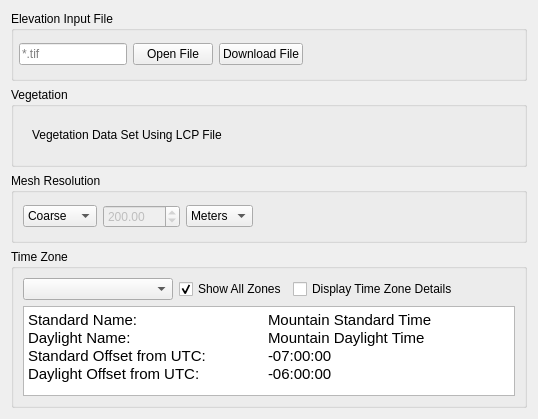
            <widget class="QWidget" name="surfaceInputScrollAreaWidget">
             <property name="geometry">
              <rect>
               <x>0</x>
               <y>0</y>
               <width>538</width>
               <height>419</height>
              </rect>
             </property>
             <property name="sizePolicy">
              <sizepolicy hsizetype="Expanding" vsizetype="Expanding">
               <horstretch>0</horstretch>
               <verstretch>0</verstretch>
              </sizepolicy>
             </property>
             <layout class="QVBoxLayout" name="verticalLayout_29" stretch="0,0,0,0,1">
              <item>
               <widget class="QGroupBox" name="elevationInputFileGroupBox">
                <property name="sizePolicy">
                 <sizepolicy hsizetype="Expanding" vsizetype="Fixed">
                  <horstretch>0</horstretch>
                  <verstretch>0</verstretch>
                 </sizepolicy>
                </property>
                <property name="minimumSize">
                 <size>
                  <width>0</width>
                  <height>70</height>
                 </size>
                </property>
                <property name="title">
                 <string>Elevation Input File</string>
                </property>
                <layout class="QHBoxLayout" name="horizontalLayout_4">
                 <property name="leftMargin">
                  <number>5</number>
                 </property>
                 <property name="topMargin">
                  <number>5</number>
                 </property>
                 <property name="rightMargin">
                  <number>5</number>
                 </property>
                 <property name="bottomMargin">
                  <number>5</number>
                 </property>
                 <item>
                  <widget class="QLineEdit" name="elevationInputFileLineEdit">
                   <property name="sizePolicy">
                    <sizepolicy hsizetype="Fixed" vsizetype="Fixed">
                     <horstretch>0</horstretch>
                     <verstretch>0</verstretch>
                    </sizepolicy>
                   </property>
                   <property name="readOnly">
                    <bool>true</bool>
                   </property>
                   <property name="placeholderText">
                    <string>*.tif</string>
                   </property>
                  </widget>
                 </item>
                 <item>
                  <widget class="QPushButton" name="elevationInputFileOpenButton">
                   <property name="cursor">
                    <cursorShape>PointingHandCursor</cursorShape>
                   </property>
                   <property name="text">
                    <string>Open File</string>
                   </property>
                   <property name="icon">
                    <iconset resource="../../wn-resources.qrc">
                     <normaloff>:/folder_page.png</normaloff>:/folder_page.png</iconset>
                   </property>
                  </widget>
                 </item>
                 <item>
                  <widget class="QPushButton" name="elevationInputFileDownloadButton">
                   <property name="cursor">
                    <cursorShape>PointingHandCursor</cursorShape>
                   </property>
                   <property name="text">
                    <string>Download File</string>
                   </property>
                   <property name="icon">
                    <iconset resource="../../wn-resources.qrc">
                     <normaloff>:/server_go.png</normaloff>:/server_go.png</iconset>
                   </property>
                  </widget>
                 </item>
                 <item>
                  <spacer name="elevationInputFileGroupBoxSpacer">
                   <property name="orientation">
                    <enum>Qt::Orientation::Horizontal</enum>
                   </property>
                   <property name="sizeHint" stdset="0">
                    <size>
                     <width>40</width>
                     <height>20</height>
                    </size>
                   </property>
                  </spacer>
                 </item>
                </layout>
               </widget>
              </item>
              <item>
               <widget class="QGroupBox" name="vegetationGroupBox">
                <property name="sizePolicy">
                 <sizepolicy hsizetype="Expanding" vsizetype="Fixed">
                  <horstretch>0</horstretch>
                  <verstretch>0</verstretch>
                 </sizepolicy>
                </property>
                <property name="minimumSize">
                 <size>
                  <width>0</width>
                  <height>70</height>
                 </size>
                </property>
                <property name="title">
                 <string>Vegetation</string>
                </property>
                <layout class="QHBoxLayout" name="horizontalLayout">
                 <item>
                  <widget class="QStackedWidget" name="vegetationStackedWidget">
                   <property name="sizePolicy">
                    <sizepolicy hsizetype="Expanding" vsizetype="Expanding">
                     <horstretch>0</horstretch>
                     <verstretch>0</verstretch>
                    </sizepolicy>
                   </property>
                   <property name="currentIndex">
                    <number>1</number>
                   </property>
                   <widget class="QWidget" name="vegetationSelectionPage">
                    <layout class="QHBoxLayout" name="horizontalLayout_14">
                     <item>
                      <widget class="QComboBox" name="vegetationComboBox">
                       <property name="sizePolicy">
                        <sizepolicy hsizetype="Fixed" vsizetype="Fixed">
                         <horstretch>0</horstretch>
                         <verstretch>0</verstretch>
                        </sizepolicy>
                       </property>
                       <property name="cursor">
                        <cursorShape>PointingHandCursor</cursorShape>
                       </property>
                       <item>
                        <property name="text">
                         <string>Grass</string>
                        </property>
                       </item>
                       <item>
                        <property name="text">
                         <string>Brush</string>
                        </property>
                       </item>
                       <item>
                        <property name="text">
                         <string>Trees</string>
                        </property>
                       </item>
                      </widget>
                     </item>
                     <item>
                      <spacer name="vegetationGroupBoxSpacer">
                       <property name="orientation">
                        <enum>Qt::Orientation::Horizontal</enum>
                       </property>
                       <property name="sizeHint" stdset="0">
                        <size>
                         <width>40</width>
                         <height>20</height>
                        </size>
                       </property>
                      </spacer>
                     </item>
                    </layout>
                   </widget>
                   <widget class="QWidget" name="vegetationLCPPage">
                    <layout class="QHBoxLayout" name="horizontalLayout_22">
                     <item>
                      <widget class="QLabel" name="vegetationLCPLabel">
                       <property name="sizePolicy">
                        <sizepolicy hsizetype="Expanding" vsizetype="Expanding">
                         <horstretch>0</horstretch>
                         <verstretch>0</verstretch>
                        </sizepolicy>
                       </property>
                       <property name="text">
                        <string>&lt;html&gt;&lt;head/&gt;&lt;body&gt;&lt;p&gt;Vegetation Data Set Using LCP File&lt;/p&gt;&lt;/body&gt;&lt;/html&gt;</string>
                       </property>
                      </widget>
                     </item>
                     <item>
                      <spacer name="horizontalSpacer_2">
                       <property name="orientation">
                        <enum>Qt::Orientation::Horizontal</enum>
                       </property>
                       <property name="sizeHint" stdset="0">
                        <size>
                         <width>40</width>
                         <height>20</height>
                        </size>
                       </property>
                      </spacer>
                     </item>
                    </layout>
                   </widget>
                  </widget>
                 </item>
                </layout>
               </widget>
              </item>
              <item>
               <widget class="QGroupBox" name="meshResolutionGroupBox">
                <property name="sizePolicy">
                 <sizepolicy hsizetype="Expanding" vsizetype="Fixed">
                  <horstretch>0</horstretch>
                  <verstretch>0</verstretch>
                 </sizepolicy>
                </property>
                <property name="minimumSize">
                 <size>
                  <width>0</width>
                  <height>70</height>
                 </size>
                </property>
                <property name="title">
                 <string>Mesh Resolution</string>
                </property>
                <layout class="QHBoxLayout" name="horizontalLayout_5">
                 <item>
                  <widget class="QComboBox" name="meshResolutionComboBox">
                   <property name="sizePolicy">
                    <sizepolicy hsizetype="Fixed" vsizetype="Fixed">
                     <horstretch>0</horstretch>
                     <verstretch>0</verstretch>
                    </sizepolicy>
                   </property>
                   <property name="cursor">
                    <cursorShape>PointingHandCursor</cursorShape>
                   </property>
                   <item>
                    <property name="text">
                     <string>Coarse</string>
                    </property>
                   </item>
                   <item>
                    <property name="text">
                     <string>Medium</string>
                    </property>
                   </item>
                   <item>
                    <property name="text">
                     <string>Fine</string>
                    </property>
                   </item>
                   <item>
                    <property name="text">
                     <string>Custom</string>
                    </property>
                   </item>
                  </widget>
                 </item>
                 <item>
                  <widget class="QDoubleSpinBox" name="meshResolutionSpinBox">
                   <property name="enabled">
                    <bool>false</bool>
                   </property>
                   <property name="sizePolicy">
                    <sizepolicy hsizetype="Fixed" vsizetype="Fixed">
                     <horstretch>0</horstretch>
                     <verstretch>0</verstretch>
                    </sizepolicy>
                   </property>
                   <property name="cursor">
                    <cursorShape>PointingHandCursor</cursorShape>
                   </property>
                   <property name="readOnly">
                    <bool>false</bool>
                   </property>
                   <property name="minimum">
                    <double>0.010000000000000</double>
                   </property>
                   <property name="maximum">
                    <double>10000.000000000000000</double>
                   </property>
                   <property name="value">
                    <double>200.000000000000000</double>
                   </property>
                  </widget>
                 </item>
                 <item>
                  <widget class="QComboBox" name="meshResolutionUnitsComboBox">
                   <item>
                    <property name="text">
                     <string>Meters</string>
                    </property>
                   </item>
                   <item>
                    <property name="text">
                     <string>Feet</string>
                    </property>
                   </item>
                  </widget>
                 </item>
                 <item>
                  <spacer name="meshResolutionGroupBoxSpacer">
                   <property name="orientation">
                    <enum>Qt::Orientation::Horizontal</enum>
                   </property>
                   <property name="sizeHint" stdset="0">
                    <size>
                     <width>40</width>
                     <height>20</height>
                    </size>
                   </property>
                  </spacer>
                 </item>
                </layout>
               </widget>
              </item>
              <item>
               <widget class="QGroupBox" name="timeZoneGroupBox">
                <property name="sizePolicy">
                 <sizepolicy hsizetype="Expanding" vsizetype="Expanding">
                  <horstretch>0</horstretch>
                  <verstretch>0</verstretch>
                 </sizepolicy>
                </property>
                <property name="minimumSize">
                 <size>
                  <width>0</width>
                  <height>0</height>
                 </size>
                </property>
                <property name="title">
                 <string>Time Zone</string>
                </property>
                <layout class="QGridLayout" name="gridLayout_2" rowstretch="0,0" columnstretch="0">
                 <item row="0" column="0">
                  <layout class="QHBoxLayout" name="timeZoneInputLayout">
                   <item>
                    <widget class="QComboBox" name="timeZoneComboBox">
                     <property name="sizePolicy">
                      <sizepolicy hsizetype="Fixed" vsizetype="Fixed">
                       <horstretch>0</horstretch>
                       <verstretch>0</verstretch>
                      </sizepolicy>
                     </property>
                     <property name="minimumSize">
                      <size>
                       <width>150</width>
                       <height>0</height>
                      </size>
                     </property>
                     <property name="maximumSize">
                      <size>
                       <width>150</width>
                       <height>16777215</height>
                      </size>
                     </property>
                     <property name="cursor">
                      <cursorShape>PointingHandCursor</cursorShape>
                     </property>
                     <property name="currentText">
                      <string/>
                     </property>
                     <property name="currentIndex">
                      <number>-1</number>
                     </property>
                     <property name="maxVisibleItems">
                      <number>10</number>
                     </property>
                     <property name="sizeAdjustPolicy">
                      <enum>QComboBox::SizeAdjustPolicy::AdjustToContentsOnFirstShow</enum>
                     </property>
                    </widget>
                   </item>
                   <item>
                    <widget class="QCheckBox" name="timeZoneAllZonesCheckBox">
                     <property name="sizePolicy">
                      <sizepolicy hsizetype="Fixed" vsizetype="Fixed">
                       <horstretch>0</horstretch>
                       <verstretch>0</verstretch>
                      </sizepolicy>
                     </property>
                     <property name="cursor">
                      <cursorShape>PointingHandCursor</cursorShape>
                     </property>
                     <property name="text">
                      <string>Show All Zones</string>
                     </property>
                     <property name="checked">
                      <bool>true</bool>
                     </property>
                    </widget>
                   </item>
                   <item>
                    <widget class="QCheckBox" name="timeZoneDetailsCheckBox">
                     <property name="sizePolicy">
                      <sizepolicy hsizetype="Fixed" vsizetype="Fixed">
                       <horstretch>0</horstretch>
                       <verstretch>0</verstretch>
                      </sizepolicy>
                     </property>
                     <property name="cursor">
                      <cursorShape>PointingHandCursor</cursorShape>
                     </property>
                     <property name="text">
                      <string>Display Time Zone Details</string>
                     </property>
                    </widget>
                   </item>
                   <item>
                    <spacer name="timeZoneLayoutSpacer">
                     <property name="orientation">
                      <enum>Qt::Orientation::Horizontal</enum>
                     </property>
                     <property name="sizeHint" stdset="0">
                      <size>
                       <width>40</width>
                       <height>20</height>
                      </size>
                     </property>
                    </spacer>
                   </item>
                  </layout>
                 </item>
                 <item row="1" column="0">
                  <widget class="QTextEdit" name="timeZoneDetailsTextEdit">
                   <property name="sizePolicy">
                    <sizepolicy hsizetype="Expanding" vsizetype="Fixed">
                     <horstretch>0</horstretch>
                     <verstretch>0</verstretch>
                    </sizepolicy>
                   </property>
                   <property name="maximumSize">
                    <size>
                     <width>16777215</width>
                     <height>90</height>
                    </size>
                   </property>
                   <property name="html">
                    <string>&lt;!DOCTYPE HTML PUBLIC &quot;-//W3C//DTD HTML 4.0//EN&quot; &quot;http://www.w3.org/TR/REC-html40/strict.dtd&quot;&gt;
&lt;html&gt;&lt;head&gt;&lt;meta name=&quot;qrichtext&quot; content=&quot;1&quot; /&gt;&lt;meta charset=&quot;utf-8&quot; /&gt;&lt;style type=&quot;text/css&quot;&gt;
p, li { white-space: pre-wrap; }
hr { height: 1px; border-width: 0; }
li.unchecked::marker { content: &quot;\2610&quot;; }
li.checked::marker { content: &quot;\2612&quot;; }
&lt;/style&gt;&lt;/head&gt;&lt;body style=&quot; font-family:'Ubuntu'; font-size:11pt; font-weight:400; font-style:normal;&quot;&gt;
&lt;p style=&quot; margin-top:0px; margin-bottom:0px; margin-left:0px; margin-right:0px; -qt-block-indent:0; text-indent:0px;&quot;&gt;Standard Name:		Mountain Standard Time&lt;/p&gt;
&lt;p style=&quot; margin-top:0px; margin-bottom:0px; margin-left:0px; margin-right:0px; -qt-block-indent:0; text-indent:0px;&quot;&gt;Daylight Name:		Mountain Daylight Time&lt;/p&gt;
&lt;p style=&quot; margin-top:0px; margin-bottom:0px; margin-left:0px; margin-right:0px; -qt-block-indent:0; text-indent:0px;&quot;&gt;Standard Offset from UTC:	-07:00:00&lt;/p&gt;
&lt;p style=&quot; margin-top:0px; margin-bottom:0px; margin-left:0px; margin-right:0px; -qt-block-indent:0; text-indent:0px;&quot;&gt;Daylight Offset from UTC:	-06:00:00&lt;/p&gt;&lt;/body&gt;&lt;/html&gt;</string>
                   </property>
                   <property name="textInteractionFlags">
                    <set>Qt::TextInteractionFlag::NoTextInteraction</set>
                   </property>
                  </widget>
                 </item>
                </layout>
               </widget>
              </item>
              <item>
               <spacer name="sufaceInputPageSpacer">
                <property name="orientation">
                 <enum>Qt::Orientation::Vertical</enum>
                </property>
                <property name="sizeType">
                 <enum>QSizePolicy::Policy::Expanding</enum>
                </property>
                <property name="sizeHint" stdset="0">
                 <size>
                  <width>20</width>
                  <height>40</height>
                 </size>
                </property>
               </spacer>
              </item>
             </layout>
            </widget>
